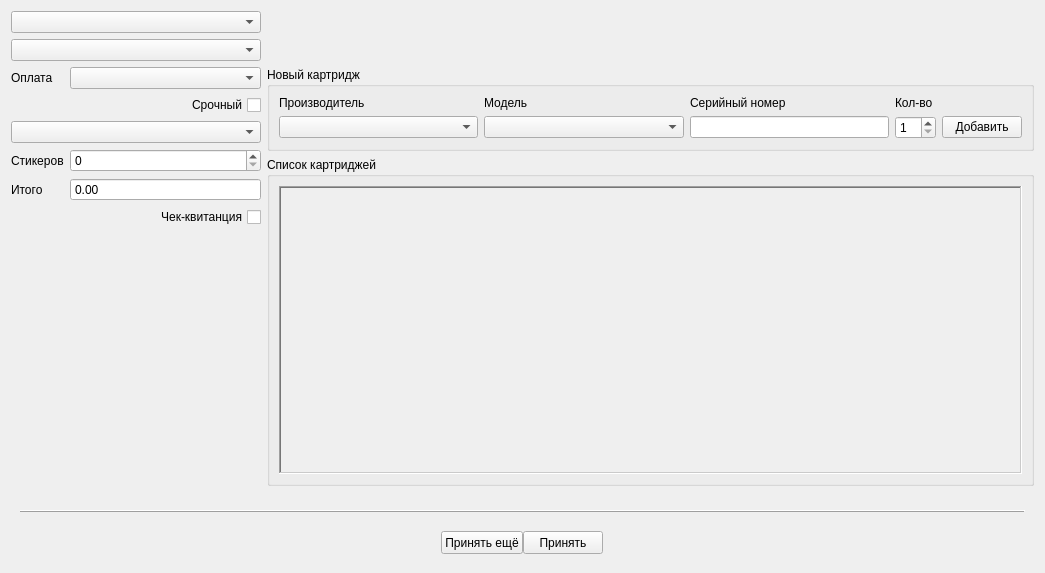
<?xml version="1.0" encoding="UTF-8"?>
<ui version="4.0">
 <class>tabReceptCartridge</class>
 <widget class="QWidget" name="tabReceptCartridge">
  <property name="geometry">
   <rect>
    <x>0</x>
    <y>0</y>
    <width>1045</width>
    <height>573</height>
   </rect>
  </property>
  <property name="windowTitle">
   <string>Form</string>
  </property>
  <layout class="QGridLayout" name="gridLayout_3">
   <item row="0" column="0">
    <layout class="QGridLayout" name="gridLayoutTop" columnstretch="0,1" columnminimumwidth="250,0">
     <item row="0" column="0">
      <layout class="QFormLayout" name="formLayoutTopLeft">
       <item row="0" column="0" colspan="2">
        <widget class="QComboBox" name="comboBoxCompany">
         <property name="focusPolicy">
          <enum>Qt::ClickFocus</enum>
         </property>
         <property name="editable">
          <bool>false</bool>
         </property>
         <property name="currentText">
          <string/>
         </property>
         <property name="placeholderText">
          <string>Организация</string>
         </property>
        </widget>
       </item>
       <item row="1" column="0" colspan="2">
        <widget class="QComboBox" name="comboBoxOffice">
         <property name="focusPolicy">
          <enum>Qt::ClickFocus</enum>
         </property>
         <property name="editable">
          <bool>false</bool>
         </property>
         <property name="currentText">
          <string/>
         </property>
         <property name="placeholderText">
          <string>Офис</string>
         </property>
        </widget>
       </item>
       <item row="2" column="0">
        <widget class="QLabel" name="labelPaymentAccount">
         <property name="text">
          <string>Оплата</string>
         </property>
        </widget>
       </item>
       <item row="2" column="1">
        <widget class="QComboBox" name="comboBoxPresetPaymentAccount">
         <property name="focusPolicy">
          <enum>Qt::ClickFocus</enum>
         </property>
         <property name="editable">
          <bool>false</bool>
         </property>
         <property name="currentText">
          <string/>
         </property>
         <property name="currentIndex">
          <number>-1</number>
         </property>
         <property name="placeholderText">
          <string>Тип оплаты</string>
         </property>
        </widget>
       </item>
       <item row="3" column="0" colspan="2">
        <widget class="QCheckBox" name="checkBoxIsHighPriority">
         <property name="focusPolicy">
          <enum>Qt::ClickFocus</enum>
         </property>
         <property name="layoutDirection">
          <enum>Qt::RightToLeft</enum>
         </property>
         <property name="text">
          <string>Срочный</string>
         </property>
        </widget>
       </item>
       <item row="4" column="0" colspan="2">
        <widget class="SComboBox" name="comboBoxPresetEngineer">
         <property name="focusPolicy">
          <enum>Qt::ClickFocus</enum>
         </property>
         <property name="editable">
          <bool>false</bool>
         </property>
         <property name="currentText">
          <string/>
         </property>
         <property name="placeholderText">
          <string>Мастером назначить</string>
         </property>
        </widget>
       </item>
       <item row="5" column="0">
        <widget class="QLabel" name="labelStickersCount">
         <property name="text">
          <string>Стикеров</string>
         </property>
        </widget>
       </item>
       <item row="5" column="1">
        <widget class="QSpinBox" name="spinBoxStickersCount">
         <property name="focusPolicy">
          <enum>Qt::ClickFocus</enum>
         </property>
        </widget>
       </item>
       <item row="6" column="0">
        <widget class="QLabel" name="labelTotalCartridgeQty">
         <property name="text">
          <string>Итого</string>
         </property>
        </widget>
       </item>
       <item row="8" column="0" colspan="2">
        <spacer name="verticalSpacer">
         <property name="orientation">
          <enum>Qt::Vertical</enum>
         </property>
         <property name="sizeHint" stdset="0">
          <size>
           <width>20</width>
           <height>40</height>
          </size>
         </property>
        </spacer>
       </item>
       <item row="6" column="1">
        <widget class="SDoubleSpinBox" name="doubleSpinBoxTotalPreagreedAmount">
         <property name="focusPolicy">
          <enum>Qt::ClickFocus</enum>
         </property>
         <property name="readOnly">
          <bool>true</bool>
         </property>
         <property name="buttonSymbols">
          <enum>QAbstractSpinBox::NoButtons</enum>
         </property>
        </widget>
       </item>
       <item row="7" column="1">
        <widget class="QCheckBox" name="checkBoxPrintReceipt">
         <property name="focusPolicy">
          <enum>Qt::ClickFocus</enum>
         </property>
         <property name="layoutDirection">
          <enum>Qt::RightToLeft</enum>
         </property>
         <property name="text">
          <string>Чек-квитанция</string>
         </property>
        </widget>
       </item>
      </layout>
     </item>
     <item row="0" column="1">
      <layout class="QVBoxLayout" name="verticalLayoutTopRight" stretch="0,0,1">
       <item>
        <widget class="SClientInputForm" name="widgetClient" native="true">
         <property name="minimumSize">
          <size>
           <width>0</width>
           <height>50</height>
          </size>
         </property>
        </widget>
       </item>
       <item>
        <widget class="QGroupBox" name="groupBoxCartridge">
         <property name="title">
          <string>Новый картридж</string>
         </property>
         <layout class="QGridLayout" name="gridLayout_2" columnstretch="1,1,1,0,0">
          <item row="0" column="0">
           <widget class="QLabel" name="labelVendor">
            <property name="text">
             <string>Производитель</string>
            </property>
           </widget>
          </item>
          <item row="0" column="1">
           <widget class="QLabel" name="labelModel">
            <property name="text">
             <string>Модель</string>
            </property>
           </widget>
          </item>
          <item row="0" column="2">
           <widget class="QLabel" name="labelSerial">
            <property name="text">
             <string>Серийный номер</string>
            </property>
           </widget>
          </item>
          <item row="0" column="3">
           <widget class="QLabel" name="labelQty">
            <property name="text">
             <string>Кол-во</string>
            </property>
           </widget>
          </item>
          <item row="1" column="0">
           <widget class="QComboBox" name="comboBoxVendor"/>
          </item>
          <item row="1" column="1">
           <widget class="SComboBox" name="comboBoxModel"/>
          </item>
          <item row="1" column="2">
           <widget class="QLineEdit" name="lineEditSerial">
            <property name="focusPolicy">
             <enum>Qt::StrongFocus</enum>
            </property>
           </widget>
          </item>
          <item row="1" column="3">
           <widget class="QSpinBox" name="spinBoxQty">
            <property name="focusPolicy">
             <enum>Qt::ClickFocus</enum>
            </property>
            <property name="minimum">
             <number>1</number>
            </property>
           </widget>
          </item>
          <item row="1" column="4">
           <widget class="QPushButton" name="pushButtonAdd">
            <property name="text">
             <string>Добавить</string>
            </property>
           </widget>
          </item>
         </layout>
        </widget>
       </item>
       <item>
        <widget class="QGroupBox" name="groupBoxCartridges">
         <property name="title">
          <string>Список картриджей</string>
         </property>
         <layout class="QGridLayout" name="gridLayout">
          <item row="0" column="0">
           <widget class="QScrollArea" name="scrollAreaCartridges">
            <property name="focusPolicy">
             <enum>Qt::ClickFocus</enum>
            </property>
            <property name="autoFillBackground">
             <bool>false</bool>
            </property>
            <property name="styleSheet">
             <string notr="true"/>
            </property>
            <property name="frameShape">
             <enum>QFrame::WinPanel</enum>
            </property>
            <property name="frameShadow">
             <enum>QFrame::Sunken</enum>
            </property>
            <property name="widgetResizable">
             <bool>true</bool>
            </property>
            <widget class="QWidget" name="scrollAreaWidgetContents">
             <property name="geometry">
              <rect>
               <x>0</x>
               <y>0</y>
               <width>743</width>
               <height>301</height>
              </rect>
             </property>
             <layout class="QGridLayout" name="gridLayout_4">
              <property name="leftMargin">
               <number>5</number>
              </property>
              <property name="topMargin">
               <number>5</number>
              </property>
              <property name="rightMargin">
               <number>5</number>
              </property>
              <property name="bottomMargin">
               <number>5</number>
              </property>
              <property name="spacing">
               <number>0</number>
              </property>
              <item row="0" column="0">
               <layout class="QVBoxLayout" name="verticalLayoutCartridges">
                <property name="spacing">
                 <number>5</number>
                </property>
               </layout>
              </item>
              <item row="1" column="0">
               <spacer name="verticalSpacer_2">
                <property name="orientation">
                 <enum>Qt::Vertical</enum>
                </property>
                <property name="sizeHint" stdset="0">
                 <size>
                  <width>20</width>
                  <height>286</height>
                 </size>
                </property>
               </spacer>
              </item>
             </layout>
            </widget>
           </widget>
          </item>
         </layout>
        </widget>
       </item>
      </layout>
     </item>
    </layout>
   </item>
   <item row="1" column="0">
    <widget class="QWidget" name="botToolbar" native="true">
     <property name="sizePolicy">
      <sizepolicy hsizetype="Preferred" vsizetype="Preferred">
       <horstretch>0</horstretch>
       <verstretch>0</verstretch>
      </sizepolicy>
     </property>
     <property name="minimumSize">
      <size>
       <width>0</width>
       <height>70</height>
      </size>
     </property>
     <property name="contextMenuPolicy">
      <enum>Qt::NoContextMenu</enum>
     </property>
     <layout class="QGridLayout" name="gridLayout_5" rowstretch="0,0" rowminimumheight="0,23">
      <property name="sizeConstraint">
       <enum>QLayout::SetMaximumSize</enum>
      </property>
      <property name="verticalSpacing">
       <number>15</number>
      </property>
      <item row="0" column="0">
       <widget class="QFrame" name="frame">
        <property name="frameShape">
         <enum>QFrame::HLine</enum>
        </property>
        <property name="frameShadow">
         <enum>QFrame::Raised</enum>
        </property>
       </widget>
      </item>
      <item row="1" column="0">
       <layout class="QGridLayout" name="gridLayoutBot" columnstretch="0,1,0,1,0" rowminimumheight="0" columnminimumwidth="250,0,0,0,250">
        <property name="sizeConstraint">
         <enum>QLayout::SetDefaultConstraint</enum>
        </property>
        <item row="0" column="1">
         <spacer name="horizontalSpacerLeft">
          <property name="orientation">
           <enum>Qt::Horizontal</enum>
          </property>
          <property name="sizeType">
           <enum>QSizePolicy::MinimumExpanding</enum>
          </property>
          <property name="sizeHint" stdset="0">
           <size>
            <width>70</width>
            <height>20</height>
           </size>
          </property>
         </spacer>
        </item>
        <item row="0" column="3">
         <spacer name="horizontalSpacerRight">
          <property name="orientation">
           <enum>Qt::Horizontal</enum>
          </property>
          <property name="sizeType">
           <enum>QSizePolicy::Expanding</enum>
          </property>
          <property name="sizeHint" stdset="0">
           <size>
            <width>70</width>
            <height>20</height>
           </size>
          </property>
         </spacer>
        </item>
        <item row="0" column="4">
         <layout class="QGridLayout" name="RightGridLayout">
          <property name="sizeConstraint">
           <enum>QLayout::SetDefaultConstraint</enum>
          </property>
         </layout>
        </item>
        <item row="0" column="0">
         <layout class="QGridLayout" name="LeftGridLayout" columnstretch="0">
          <property name="sizeConstraint">
           <enum>QLayout::SetDefaultConstraint</enum>
          </property>
         </layout>
        </item>
        <item row="0" column="2">
         <layout class="QGridLayout" name="CentralGridLayout">
          <property name="sizeConstraint">
           <enum>QLayout::SetDefaultConstraint</enum>
          </property>
          <item row="0" column="2">
           <widget class="QWidget" name="dummyWidget" native="true">
            <property name="sizePolicy">
             <sizepolicy hsizetype="Preferred" vsizetype="Preferred">
              <horstretch>0</horstretch>
              <verstretch>0</verstretch>
             </sizepolicy>
            </property>
            <property name="minimumSize">
             <size>
              <width>1</width>
              <height>0</height>
             </size>
            </property>
            <property name="maximumSize">
             <size>
              <width>16777215</width>
              <height>22</height>
             </size>
            </property>
           </widget>
          </item>
          <item row="0" column="0">
           <widget class="QPushButton" name="buttonRecept">
            <property name="enabled">
             <bool>true</bool>
            </property>
            <property name="sizePolicy">
             <sizepolicy hsizetype="Minimum" vsizetype="Fixed">
              <horstretch>0</horstretch>
              <verstretch>0</verstretch>
             </sizepolicy>
            </property>
            <property name="minimumSize">
             <size>
              <width>0</width>
              <height>23</height>
             </size>
            </property>
            <property name="text">
             <string>Принять ещё</string>
            </property>
           </widget>
          </item>
          <item row="0" column="1">
           <widget class="QPushButton" name="buttonReceptAndClose">
            <property name="enabled">
             <bool>true</bool>
            </property>
            <property name="sizePolicy">
             <sizepolicy hsizetype="Minimum" vsizetype="Fixed">
              <horstretch>0</horstretch>
              <verstretch>0</verstretch>
             </sizepolicy>
            </property>
            <property name="minimumSize">
             <size>
              <width>0</width>
              <height>23</height>
             </size>
            </property>
            <property name="text">
             <string>Принять</string>
            </property>
           </widget>
          </item>
         </layout>
        </item>
       </layout>
      </item>
     </layout>
    </widget>
   </item>
  </layout>
 </widget>
 <customwidgets>
  <customwidget>
   <class>SComboBox</class>
   <extends>QComboBox</extends>
   <header location="global">widgets/scombobox.h</header>
  </customwidget>
  <customwidget>
   <class>SDoubleSpinBox</class>
   <extends>QDoubleSpinBox</extends>
   <header location="global">widgets/sdoublespinbox.h</header>
  </customwidget>
  <customwidget>
   <class>SClientInputForm</class>
   <extends>QWidget</extends>
   <header location="global">widgets/sclientinputform.h</header>
   <container>1</container>
  </customwidget>
 </customwidgets>
 <tabstops>
  <tabstop>lineEditSerial</tabstop>
  <tabstop>comboBoxVendor</tabstop>
  <tabstop>comboBoxModel</tabstop>
  <tabstop>spinBoxQty</tabstop>
  <tabstop>pushButtonAdd</tabstop>
  <tabstop>buttonRecept</tabstop>
  <tabstop>buttonReceptAndClose</tabstop>
 </tabstops>
 <resources/>
 <connections/>
</ui>
